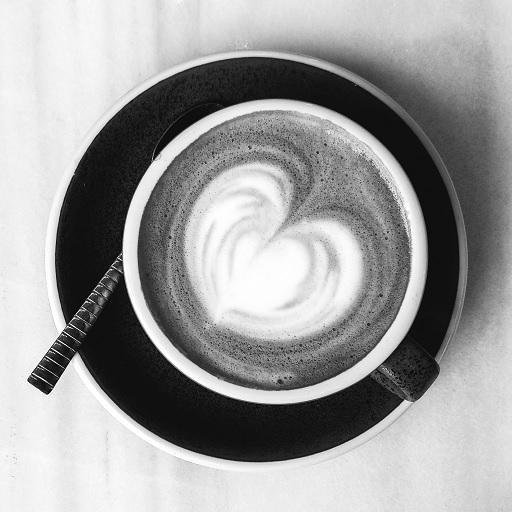
#> input picture data/coffee.jpg, 512 x 512 px, found by its file name
$ jupyter execute 2_3_convolution.ipynb
#> lines starting #> are read from the running program, lines starting #| are printed output that depends on the picture
#Pythonで学ぶ画像認識　第2章 画像処理の基礎知識
## 第2.3節 畳み込み演算を使った特徴抽出

### モジュールのインポートとGoogleドライブのマウント

[cell 1]
from PIL import Image
import numpy as np

# 数値計算モジュールのインポート
from scipy import signal

# Googleドライブをマウント
from google.colab import drive
drive.mount('/content/drive')

###微分フィルタのカーネルの生成関数

[cell 2]
def generate_kernel():
    # カーネル用の変数を用意
    kernel_h = np.zeros((3, 3))
    kernel_v = np.zeros((3, 3))
    kernel_lap = np.zeros((3, 3))

    # 水平方向の1次微分のカーネルの値を設定
    kernel_h[1, 1] = -1
    kernel_h[1, 2] = 1
    # 垂直方向の1次微分のカーネルの値を設定
    kernel_v[1, 1] = -1
    kernel_v[2, 1] = 1
    # ラプラシアンフィルタのカーネルの値を設定
    kernel_lap[0, 1] = 1
    kernel_lap[1, 0] = 1
    kernel_lap[1, 2] = 1
    kernel_lap[2, 1] = 1
    kernel_lap[1, 1] = -4

    return kernel_h, kernel_v, kernel_lap

###カーネルの生成

[cell 3]
# 一次微分とラプラシアンフィルタのカーネルを生成
kernel_h, kernel_v, kernel_lap = generate_kernel()

print('水平方向の1次微分カーネル')
print(kernel_h)
print('垂直方向の1次微分カーネル')
print(kernel_v)
print('ラプラシアンフィルタのカーネル')
print(kernel_lap)

###微分フィルタの適用

[cell 4]
# 画像の読み込み
img = Image.open('drive/MyDrive/python_image_recognition/data/coffee.jpg')
#> img is the input picture: PIL image 512x512 L; min 0, max 255, mean 156.6

# NumPyとSciPyを使うため画像をNumPy配列に変換
img = np.asarray(img, dtype='int32')
#> img: shape (512, 512) int32

# 畳み込み演算
img_h_diff = signal.convolve2d(
    img, kernel_h, mode='same')
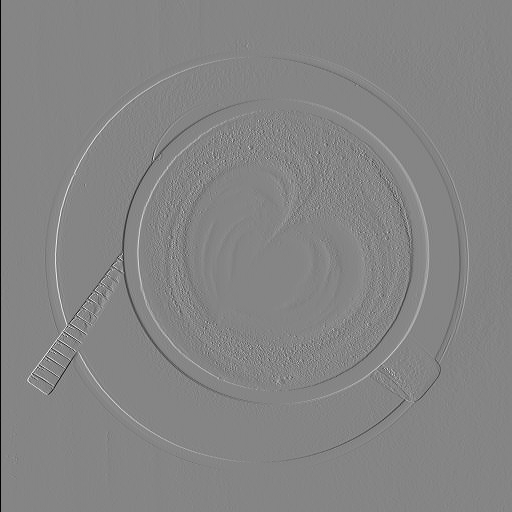
#> img_h_diff: shape (512, 512) float64; min -248, max 227, mean -0.4; drawn with min black and max white
img_v_diff = signal.convolve2d(
    img, kernel_v, mode='same')
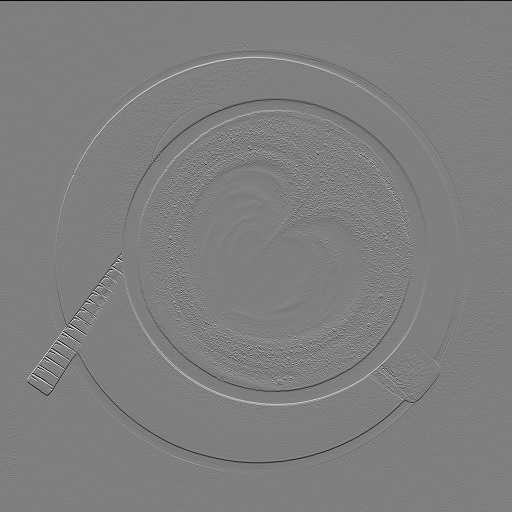
#> img_v_diff: shape (512, 512) float64; min -251, max 251, mean -0.5; drawn with min black and max white
img_lap = signal.convolve2d(
    img, kernel_lap, mode='same')

# 微分値の絶対値を計算
img_h_diff = np.absolute(img_h_diff)
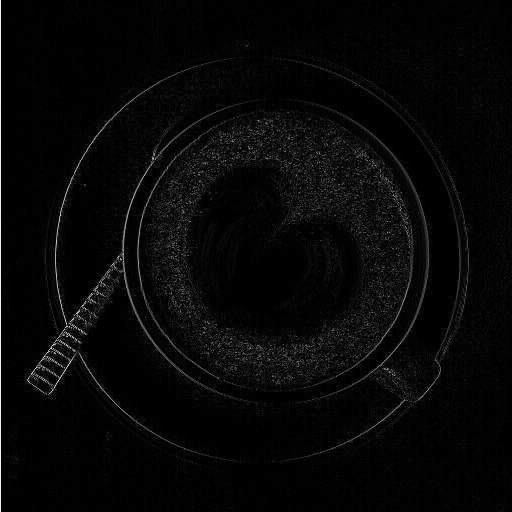
#> img_h_diff: shape (512, 512) float64; min 0, max 248, mean 7.2
img_v_diff = np.absolute(img_v_diff)
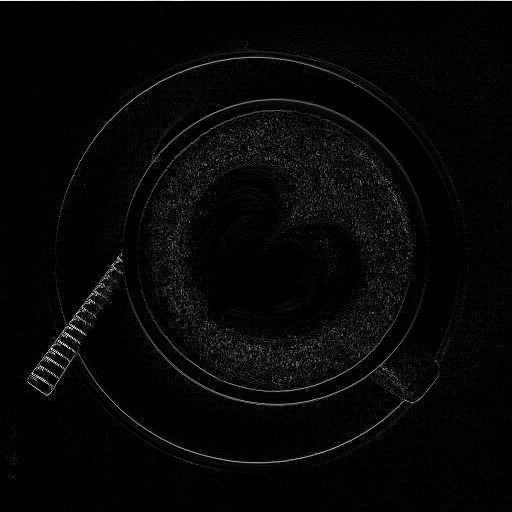
#> img_v_diff: shape (512, 512) float64; min 0, max 251, mean 7.2

# 水平一次微分画像と垂直一次微分画像の合成
img_diff = (img_h_diff ** 2 + img_v_diff ** 2) ** 0.5

# 範囲を超えた画素値をクリップ
img_h_diff = np.clip(img_h_diff, 0, 255).astype('uint8')
img_v_diff = np.clip(img_v_diff, 0, 255).astype('uint8')
img_diff = np.clip(img_diff, 0, 255).astype('uint8')
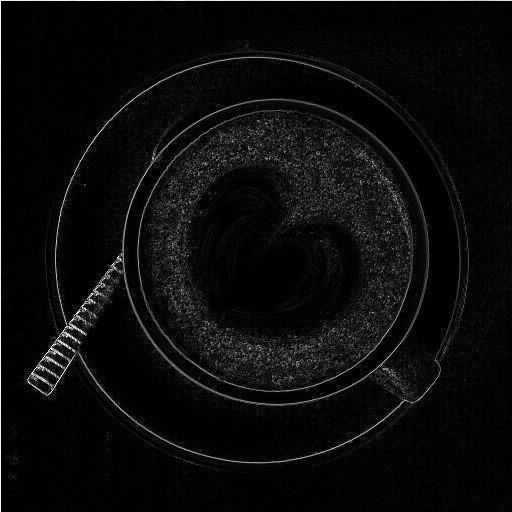
#> img_diff: shape (512, 512); min 0, max 255, mean 11.3
img_lap = np.clip(img_lap, 0, 255).astype('uint8')
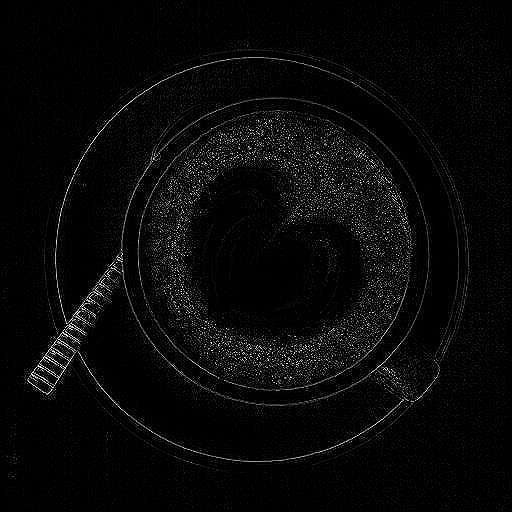
#> img_lap: shape (512, 512); min 0, max 255, mean 8.6

# NumPy配列をPIL画像に変換
img_h_diff = Image.fromarray(img_h_diff)
img_v_diff = Image.fromarray(img_v_diff)
img_diff = Image.fromarray(img_diff)
img_lap = Image.fromarray(img_lap)

print('水平方向の1次微分フィルタを適用した画像')
display(img_h_diff)
print('垂直方向の1次微分フィルタを適用した画像')
display(img_v_diff)
print('両方向の1次微分フィルタを組み合わせた画像')
display(img_diff)
print('ラプラシアンフィルタを適用した画像')
display(img_lap)
